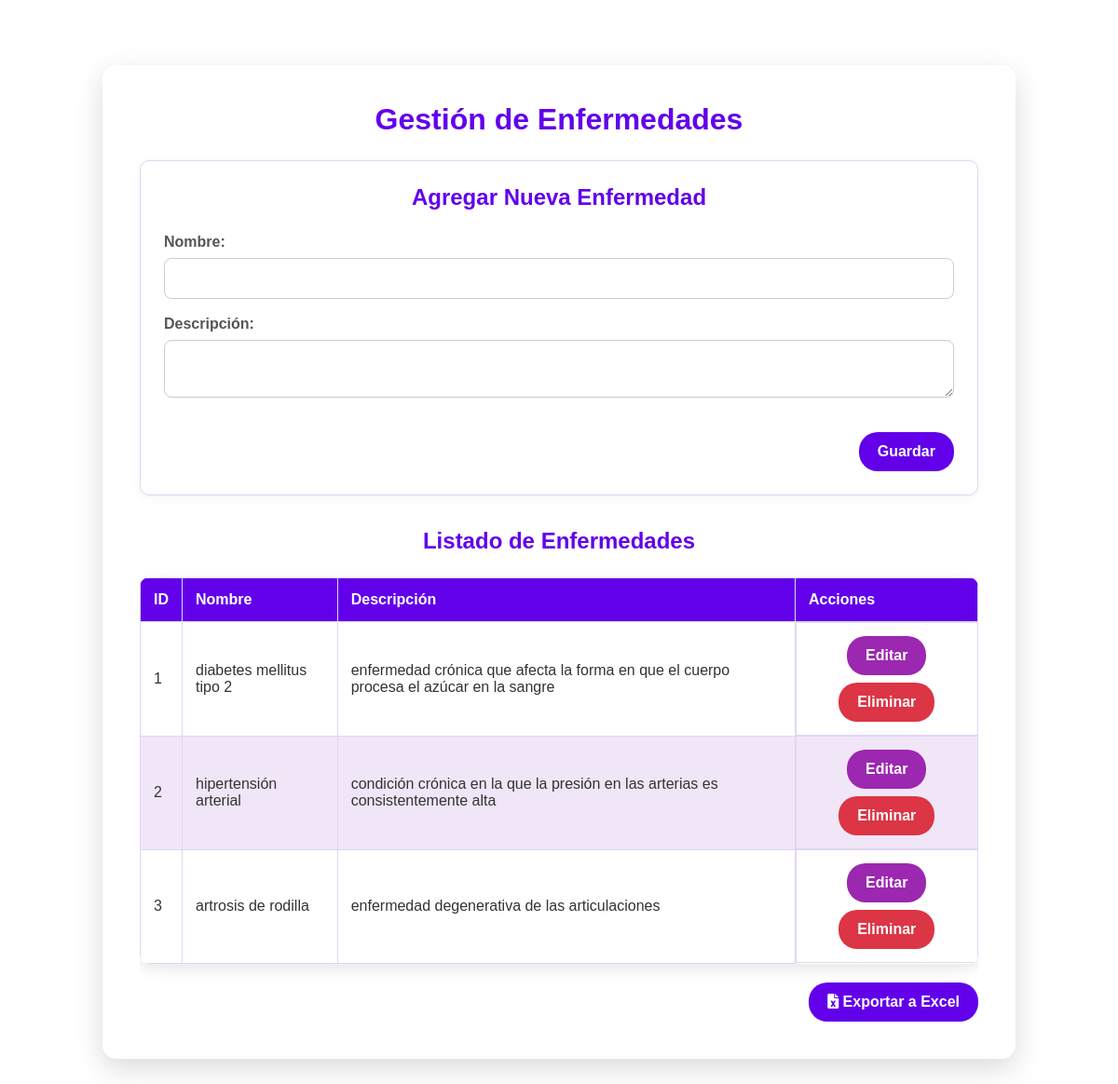
The app's page /views/admin/html_admin/gestion_enfermedades.php (signed in) with its own data.
### tables this page shows
create table tb_enfermedad (
    id_enfermedad int primary key auto_increment,
    nombre_enfermedad varchar(100) not null,
    descripcion_enfermedad varchar(250) null,
    estado enum('Activo','Inactivo') default 'Activo'
);

### controllers/admin/HC/enfermedad.controlador.php (called while the page is built, shortened)
<?php
require_once __DIR__ . "/../../../models/clases/enfermedad.modelo.php";
class ControladorEnfermedadesAdmin {
    static public function ctrMostrarEnfermedades($item, $valor) {
        $tabla = "tb_enfermedad";
        $modelo = new ModeloEnfermedades();
        return $modelo->mdlMostrarEnfermedades($tabla, $item, $valor);
    }
}

### models/clases/enfermedad.modelo.php (called while the page is built, shortened)
<?php
class ModeloEnfermedades {
    private $conn;
    public function __construct() {
        require(__DIR__ . '/../data_base/database.php');
        $this->conn = $conn;
    }
    public function mdlMostrarEnfermedades($tabla, $item, $valor) {
        if ($item != null) {
            $stmt = $this->conn->prepare("SELECT * FROM $tabla WHERE $item = :$item AND estado = 'Activo'");
            $stmt->bindParam(":" . $item, $valor, PDO::PARAM_STR);
            $stmt->execute();
            return $stmt->fetch();
        } else {
            $stmt = $this->conn->prepare("SELECT * FROM $tabla WHERE estado = 'Activo'");
            $stmt->execute();
            return $stmt->fetchAll();
        }
    }
}
?>

### views/admin/html_admin/gestion_enfermedades.php (the view, shortened to what this page needs)
<?php
require_once __DIR__ . "/../../../controllers/admin/HC/enfermedad.controlador.php";
?>
<!DOCTYPE html>
<html lang="es">
<head>
    <link rel="stylesheet" href="../../css/styles.css">
    <link rel="stylesheet" href="https://cdnjs.cloudflare.com/ajax/libs/font-awesome/6.0.0-beta3/css/all.min.css">
</head>
<body>
    <div class="container">
        <h1>Gestión de Enfermedades</h1>
        <div class="form-container">
            <form method="post" id="enfermedad-form">
                <h2 id="form-title">Agregar Nueva Enfermedad</h2>
                <div class="form-group">
                    <label for="nombre_enfermedad">Nombre:</label>
                    <input type="text" id="nombre_enfermedad" name="nombre_enfermedad" required>
                </div>
                <div class="form-group">
                    <label for="descripcion_enfermedad">Descripción:</label>
                    <textarea id="descripcion_enfermedad" name="descripcion_enfermedad"></textarea>
                </div>
                <div class="form-actions">
                    <button type="submit" class="btn btn-primary">Guardar</button>
                </div>
            </form>
        </div>
        <div class="table-container">
            <h2>Listado de Enfermedades</h2>
            <table>
                <thead>
                    <tr>
                        <th>ID</th>
                        <th>Nombre</th>
                        <th>Descripción</th>
                        <th>Acciones</th>
                    </tr>
                </thead>
                <tbody>
                    <?php
                    $enfermedades = ControladorEnfermedadesAdmin::ctrMostrarEnfermedades(null, null);
                    if (is_array($enfermedades) && !empty($enfermedades)) {
                        foreach ($enfermedades as $enfermedad):
                        ?>
                        <tr>
                            <td><?= htmlspecialchars($enfermedad["id_enfermedad"]) ?></td>
                            <td><?= htmlspecialchars($enfermedad["nombre_enfermedad"]) ?></td>
                            <td><?= htmlspecialchars($enfermedad["descripcion_enfermedad"]) ?></td>
                            <td>
                                <button class="btn btn-warning btn-editar"
                                        data-id="<?= $enfermedad["id_enfermedad"] ?>"
                                        data-nombre="<?= htmlspecialchars($enfermedad["nombre_enfermedad"]) ?>"
                                        data-descripcion="<?= htmlspecialchars($enfermedad["descripcion_enfermedad"]) ?>">
                                    Editar
                                </button>
                                <a href="gestion_enfermedades.php?idEliminarEnfermedad=<?= $enfermedad["id_enfermedad"] ?>"
                                   class="btn btn-danger" onclick="return confirm('¿Estás seguro de que quieres desactivar esta enfermedad?')">
                                   Eliminar
                                </a>
                            </td>
                        </tr>
                        <?php
                        endforeach;
                    } else {
                        echo '<tr><td colspan="4">No hay enfermedades registradas.</td></tr>';
                    }
                    ?>
                </tbody>
            </table>
            <div class="export-button" style="margin-top: 20px; text-align: right;">
                <a href="../../../controllers/admin/HC/exportar_enfermedades.php" class="btn btn-success">
                    <i class="fas fa-file-excel"></i> Exportar a Excel
                </a>
            </div>
        </div>
    </div>
</body>
</html>

### views/css/styles.css (style rules this page uses)
body { font-family: 'Arial', sans-serif; background-color: #ffffff; color: #333; margin: 0; padding: 20px; }
.container { max-width: 900px; margin: auto; background: rgba(255, 255, 255, 0.95); padding: 2.5rem; border-radius: 15px; box-shadow: 0 10px 30px rgba(0, 0, 0, 0.15); margin-top: 50px; margin-bottom: 50px; }
h1, h2 { color: #6200ea; text-align: center; margin-top: 0; margin-bottom: 25px; }
.form-container { margin-bottom: 30px; padding: 25px; border: 1px solid #e1d5f2; border-radius: 10px; background-color: #ffffff; box-shadow: 0 2px 10px rgba(0, 0, 0, 0.05); }
.form-group { margin-bottom: 18px; }
.form-group label { display: block; margin-bottom: 8px; font-weight: 600; color: #555; }
input[type="text"], input[type="number"], input[type="email"], input[type="password"], input[type="date"], .form-group textarea, .form-group select { width: 100%; padding: 12px; border: 1px solid #ccc; border-radius: 8px; box-sizing: border-box; transition: all 0.3s ease; font-size: 16px; }
.form-actions { text-align: right; padding-top: 15px; }
.table-container { overflow-x: auto; margin-top: 35px; }
table { width: 100%; border-collapse: collapse; margin-top: 20px; box-shadow: 0 5px 15px rgba(0, 0, 0, 0.1); border-radius: 10px; overflow: hidden; }
th, td { padding: 14px; border: 1px solid #e1d5f2; text-align: left; vertical-align: middle; }
thead { background-color: #6200ea; color: #fff; }
tbody tr:nth-child(even) { background-color: #f0e6f8; }
table td:last-child { display: flex; gap: 8px; justify-content: center; align-items: center; flex-wrap: wrap; }
.btn { padding: 12px 20px; border: none; border-radius: 20px; color: white; cursor: pointer; text-decoration: none; display: inline-block; font-size: 16px; font-weight: bold; transition: background 0.3s ease-in-out, transform 0.2s ease; white-space: nowrap; }
.btn-primary { background-color: #6200ea; }
.btn-warning { background-color: #9c27b0; color: white; }
.btn-danger { background-color: #dc3545; }
.btn-success { background-color: #6200ea; }
input[type="text"], input[type="number"], input[type="email"], input[type="password"], input[type="date"], select { font-size: 16px; }

### records on screen
tb_enfermedad: id_enfermedad "1", nombre_enfermedad "diabetes mellitus tipo 2", descripcion_enfermedad "enfermedad crónica que afecta la forma en que el cuerpo procesa el azúcar en la sangre"
tb_enfermedad: id_enfermedad "2", nombre_enfermedad "hipertensión arterial", descripcion_enfermedad "condición crónica en la que la presión en las arterias es consistentemente alta"
tb_enfermedad: id_enfermedad "3", nombre_enfermedad "artrosis de rodilla", descripcion_enfermedad "enfermedad degenerativa de las articulaciones"
